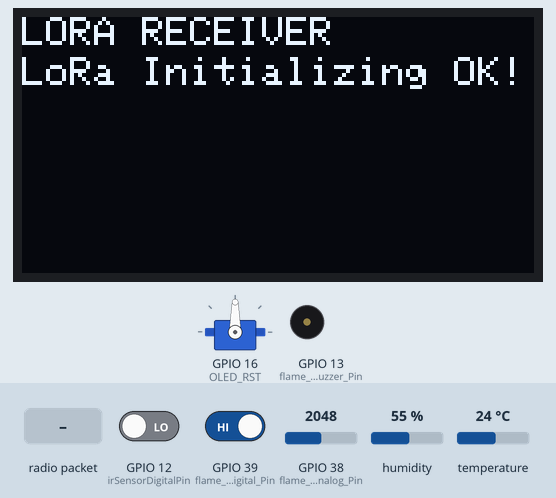
Recording of a sketch running on a simulated ESP32. On the bench: 128×64 one-colour display, servo, buzzer (waves = sounding). Inputs (shaded band) come from the test bench; at power-on: GPIO 12 (irSensorDigitalPin) LOW, GPIO 38 (flame_Sensor_Analog_Pin) = 2048, GPIO 39 (flame_Sensor_Digital_Pin) HIGH, humidity 55 %, temperature 24 °C. No radio packets arrive unless stated; what the sketch prints to the serial monitor is not drawn.

Above: at 1.3 s.
1.4 s: radio packet ";" arrives
At 4.4 s:
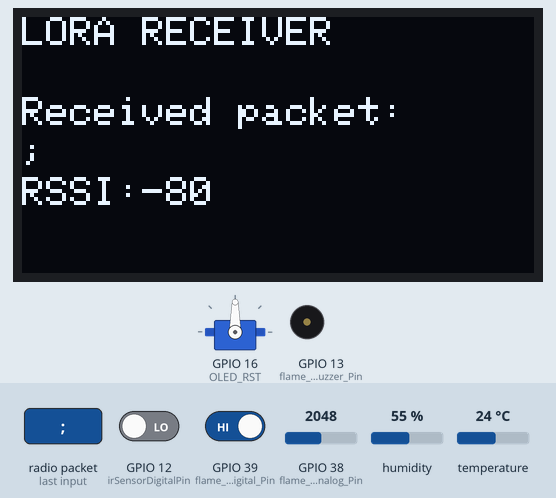
5.0 s: radio packet "1" arrives
8.4 s: GPIO 12 (irSensorDigitalPin) driven HIGH
At 9.7 s:
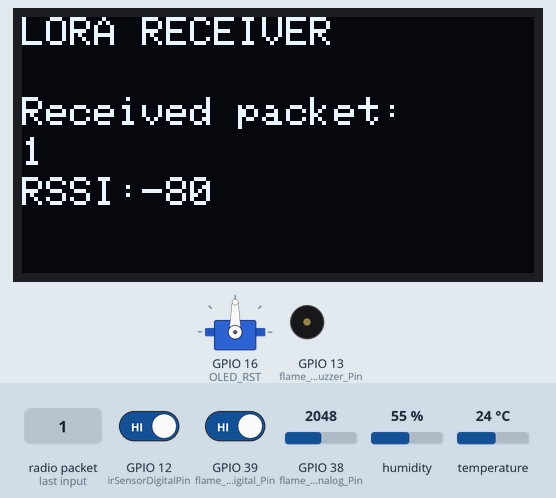
15.6 s: radio packet "5" arrives
At 18.6 s:
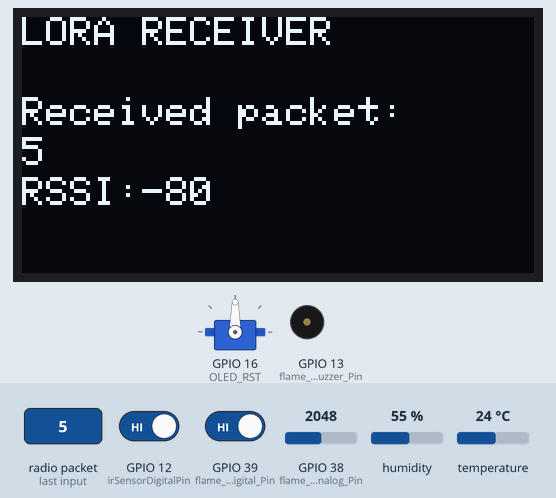
22.8 s: GPIO 12 (irSensorDigitalPin) driven LOW
Timing chart, 0 to 25.4 s (numbered marks = the images above; inputs shaded):
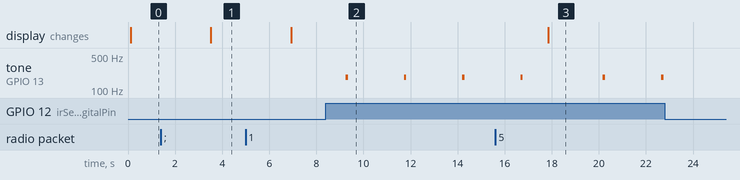

The sketch:

HelmetUsers.ino
```cpp
// SOEN 422 Project: Helmet add-on for emergency workers
/*
 * The HelmetUsers file is for the TTGO connected to the sensors.
 * It includes code for a temperature sensor, a flame sensor, and an IR sensor.
 * The temperature sensor activates a servo simulating a fan when its threshold
 * is hit.
 * The flame sensor makes a specific buzzer sound when a flame is detected.
 * The IR sensor makes a specific buzzer sound when an object is detected.
 *
 * This code was developed by Simon Bilodeau, Amine Halimi, and Michael Rowe
 */

/*********
  Rui Santos
  Complete project details at https://RandomNerdTutorials.com/ttgo-lora32-sx1276-arduino-ide/
*********/

//Libraries for LoRa
#include <SPI.h>
#include <LoRa.h>

//Libraries for OLED Display
#include <Wire.h>
#include <Adafruit_GFX.h>
#include <Adafruit_SSD1306.h>

//define the pins used by the LoRa transceiver module
#define SCK 5
#define MISO 19
#define MOSI 27
#define SS 18
#define RST 14
#define DIO0 26

//433E6 for Asia
//866E6 for Europe
//915E6 for North America
#define BAND 915E6

//OLED pins
#define OLED_SDA 4
#define OLED_SCL 15
#define OLED_RST 16
#define SCREEN_WIDTH 128 // OLED display width, in pixels
#define SCREEN_HEIGHT 64 // OLED display height, in pixels

Adafruit_SSD1306 display(SCREEN_WIDTH, SCREEN_HEIGHT, &Wire, OLED_RST);

String LoRaData;

// Temp sensor things
#include "DHT.h"
#include <ESP32Servo.h>

#define DHTPIN 21

#define DHTTYPE DHT11

DHT dht(DHTPIN, DHTTYPE);
int pos = 0;
Servo servo_16;

#define RX 17
#define TX 25

// Flame sensor things
int flame_Sensor_Buzzer_Pin = 13;
int flame_Sensor_Analog_Pin = 38;
int flame_Sensor_Digital_Pin = 39;

// IR sensor things
int sensorBuzzerPin = 13;
int irSensorDigitalPin = 12;

// LoRa packet values
int temp_limit = 25;
int flame_limit = 1000;

/*
 * Sets up TTGO display, and initializes LoRa protocol.
 */
void setup() {
  //initialize Serial Monitor
  Serial.begin(115200);

  //reset OLED display via software
  pinMode(OLED_RST, OUTPUT);
  digitalWrite(OLED_RST, LOW);
  delay(20);
  digitalWrite(OLED_RST, HIGH);

  //initialize OLED
  Wire.begin(OLED_SDA, OLED_SCL);
  if(!display.begin(SSD1306_SWITCHCAPVCC, 0x3c, false, false)) { // Address 0x3C for 128x32
    Serial.println(F("SSD1306 allocation failed"));
    for(;;); // Don't proceed, loop forever
  }

  display.clearDisplay();
  display.setTextColor(WHITE);
  display.setTextSize(1);
  display.setCursor(0,0);
  display.print("LORA RECEIVER ");
  display.display();

  Serial.println("LoRa Receiver Test");

  //SPI LoRa pins
  SPI.begin(SCK, MISO, MOSI, SS);
  //setup LoRa transceiver module
  LoRa.setPins(SS, RST, DIO0);

  if (!LoRa.begin(BAND)) {
    Serial.println("Starting LoRa failed!");
    while (1);
  }
  Serial.println("LoRa Initializing OK!");
  display.setCursor(0,10);
  display.println("LoRa Initializing OK!");
  display.display();

  // temp sensor setup
  dht.begin();
  servo_16.attach(16, 500, 2500);
  Serial1.begin(9600, SERIAL_8N1, RX, TX);

  // flame sensor setup
  pinMode(flame_Sensor_Buzzer_Pin, OUTPUT);
  pinMode(flame_Sensor_Digital_Pin, INPUT);

  // IR sensor setup
  pinMode(sensorBuzzerPin, OUTPUT);
  pinMode(irSensorDigitalPin, INPUT);

}

// temp sensor method
/*
 * Checks multiple temperature values, uses the heat index
 * value to determine if the servo (fan) must spin.
 */
void tempDetection() {
  // temp sensor looping
  delay(2000);
  float h = dht.readHumidity();
  float t = dht.readTemperature();
  float f = dht.readTemperature(true);

  if (isnan(h) || isnan(t)|| isnan(f)) {
    Serial.println(F("Failed to read from DHT sensor!"));
    return;
  }

  float hif = dht.computeHeatIndex(f, h);
  float hic = dht.computeHeatIndex(t, h, false);

  Serial.print(F("\nHumidity: "));
  Serial.print(h);
  Serial.print(F("%  Temperature: "));
  Serial.print(t);
  Serial.print(F("°C "));
//  Serial.print(f);
//  Serial.print(F("°F  Heat index: "));
  Serial.print(F(" Heat index: "));
  Serial.print(hic);
  Serial.print(F("°C "));
//  Serial.print(hif);
//  Serial.println(F("°F"));

  if (hic > temp_limit) {
    Serial1.print("1");
  } else {
    Serial1.print("0");
  }
  delay(50);
}

// flame sensor method
/*
 * Checks multiple flame values. Uses the analog value to determine if
 * the buzzer must sound.
 */
void flameDetection()
{
  int flame_Sensor_Analog_Value = analogRead(flame_Sensor_Analog_Pin);
  int flame_Sensor_Digital_Value = digitalRead(flame_Sensor_Digital_Pin);

  Serial.print("\nFlame Sensor: ");
  Serial.print(flame_Sensor_Analog_Value);
  Serial.print("\t");
  Serial.print("Flame Class: ");
  Serial.print(flame_Sensor_Digital_Value);
  Serial.print("\t");

  //if (flame_Sensor_Analog_Value < flame_limit && flame_Sensor_Digital_Value == 1)
  if (flame_Sensor_Analog_Value < flame_limit)
  {
    Serial.println("Flame Detected");
    tone(flame_Sensor_Buzzer_Pin, 738, 0.9 * 1000);
    delay(0.1 * 1000);
    noTone(flame_Sensor_Buzzer_Pin);
  }
  else
  {
    Serial.print("FlameUndetected");
  }
  delay(50);
}

// IR sensor method
/*
 * Checks if an object is in the direction that the IR sensor is pointing
 * and makes a sound through the buzzer if so.
 */
void irDetection()
{
  int irSensorDigitalValue = digitalRead(irSensorDigitalPin);

  Serial.print("\nIR Sensor: ");
  Serial.print("\t");
  Serial.print("Person Detected (1=yes, 0=no)?: ");
  Serial.print(irSensorDigitalValue);
  Serial.print("\t");

  if (irSensorDigitalValue == 1) {
    Serial.println("Object Detected");
    tone(sensorBuzzerPin, 184.5, 0.9 * 1000); // Frequency to key: F#3 minus 5 cents (2 octaves below flame tone)
    delay(0.1 * 1000);
    noTone(sensorBuzzerPin);
  }
  else {
    Serial.println("Object Undetected");
  }
  delay(50);
 }

/*
 * Displays if a LoRa packet is received, and calls 3 functions:
 * the tempDetection(), flameDetection(), and irDetection().
 */
void loop() {

  //try to parse packet
  int packetSize = LoRa.parsePacket();
  if (packetSize) {
    //received a packet
    Serial.println("Received packet ");

    //read packet
    while (LoRa.available()) {
      LoRaData = LoRa.readString();
      Serial.print(LoRaData);
    }

    String arr[2];
    int pos = 0;
    for (int i = 0; i < LoRaData.length(); i++) {
      if (LoRaData[i] == ';') {
        pos++;
      } else {
        arr[pos] = arr[pos] + LoRaData[i];
      }
    }

    temp_limit = arr[0].toInt();
    flame_limit = arr[1].toInt();

    //print RSSI of packet
    int rssi = LoRa.packetRssi();
    Serial.print(" with RSSI ");
    Serial.println(rssi);

   // Dsiplay information
   display.clearDisplay();
   display.setCursor(0,0);
   display.print("LORA RECEIVER");
   display.setCursor(0,20);
   display.print("Received packet:");
   display.setCursor(0,30);
   display.print(LoRaData);
   display.setCursor(0,40);
   display.print("RSSI:");
   display.setCursor(30,40);
   display.print(rssi);
   display.display();
  } else {
   Serial.println("no packet.");
   display.clearDisplay();
   display.setCursor(0,0);
   display.print("LORA RECEIVER");
   display.setCursor(0,20);
   display.print("no packet.");
  }

  delay(200);

  // The three sensor functions
  tempDetection();
  flameDetection();
  irDetection();

}
```

Measured:
- after the input at 1.4 s, the display: changes after 2.1 s (image 1)
- after the input at 8.4 s, tone on GPIO 13 (flame_Sensor_Buzzer_Pin): alternates 184 Hz for 0.10 s and silent for 2.4 s, starting after 0.85 s
- after the input at 15.6 s, the display: changes after 2.2 s (image 3)
- after the input at 22.8 s, tone on GPIO 13 (flame_Sensor_Buzzer_Pin): stays silent (without the input it goes to 184 Hz after 2.3 s)
